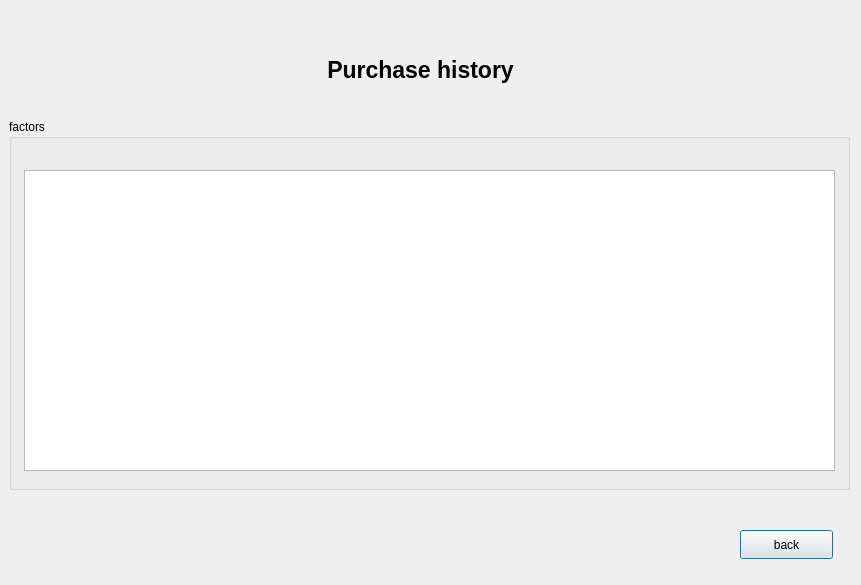
<?xml version="1.0" encoding="UTF-8"?>
<ui version="4.0">
 <class>Purchase</class>
 <widget class="QDialog" name="Purchase">
  <property name="geometry">
   <rect>
    <x>0</x>
    <y>0</y>
    <width>861</width>
    <height>585</height>
   </rect>
  </property>
  <property name="windowTitle">
   <string>Dialog</string>
  </property>
  <widget class="QGroupBox" name="groupBox">
   <property name="geometry">
    <rect>
     <x>9</x>
     <y>119</y>
     <width>841</width>
     <height>371</height>
    </rect>
   </property>
   <property name="title">
    <string>factors</string>
   </property>
   <widget class="QListWidget" name="factorslist">
    <property name="geometry">
     <rect>
      <x>15</x>
      <y>51</y>
      <width>811</width>
      <height>301</height>
     </rect>
    </property>
   </widget>
  </widget>
  <widget class="QLabel" name="label">
   <property name="geometry">
    <rect>
     <x>310</x>
     <y>49</y>
     <width>221</width>
     <height>41</height>
    </rect>
   </property>
   <property name="font">
    <font>
     <pointsize>17</pointsize>
     <bold>true</bold>
    </font>
   </property>
   <property name="text">
    <string>Purchase history</string>
   </property>
   <property name="alignment">
    <set>Qt::AlignCenter</set>
   </property>
  </widget>
  <widget class="QPushButton" name="back_btn">
   <property name="geometry">
    <rect>
     <x>740</x>
     <y>530</y>
     <width>93</width>
     <height>29</height>
    </rect>
   </property>
   <property name="text">
    <string>back</string>
   </property>
  </widget>
 </widget>
 <resources/>
 <connections/>
</ui>
